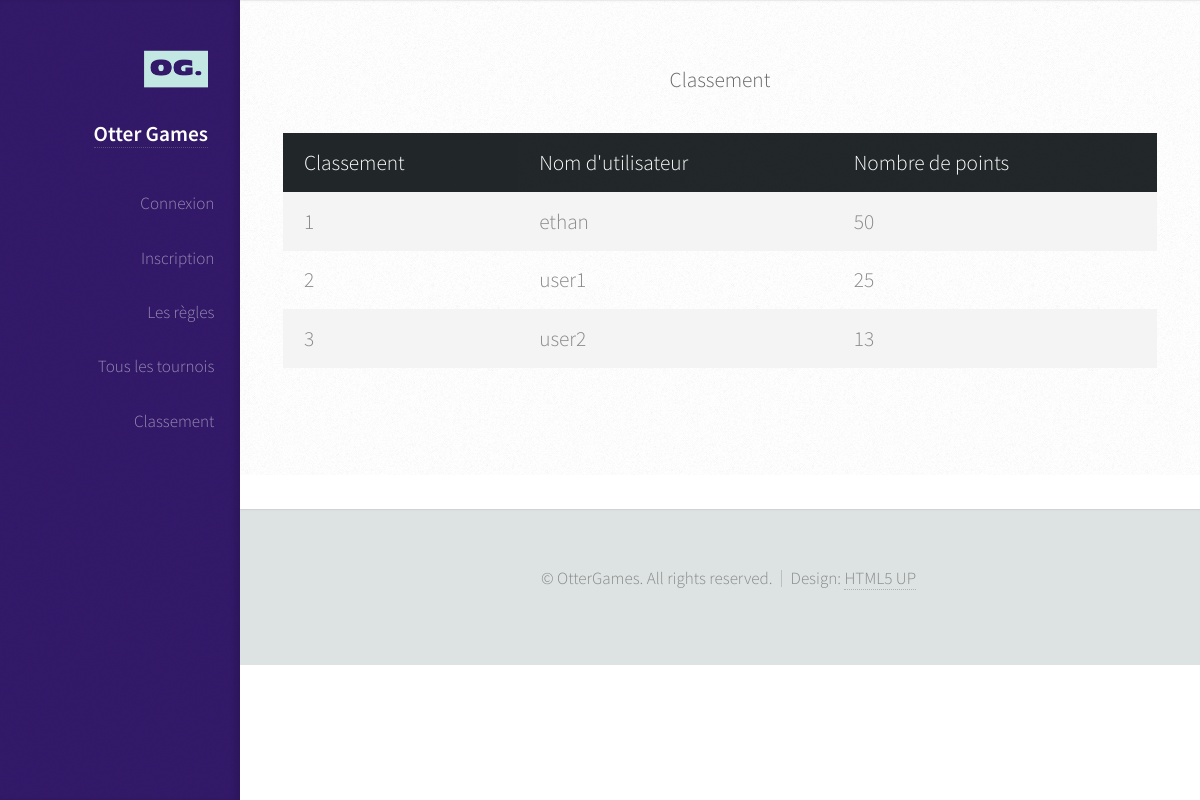
The app's page /leaderboard/, older data.
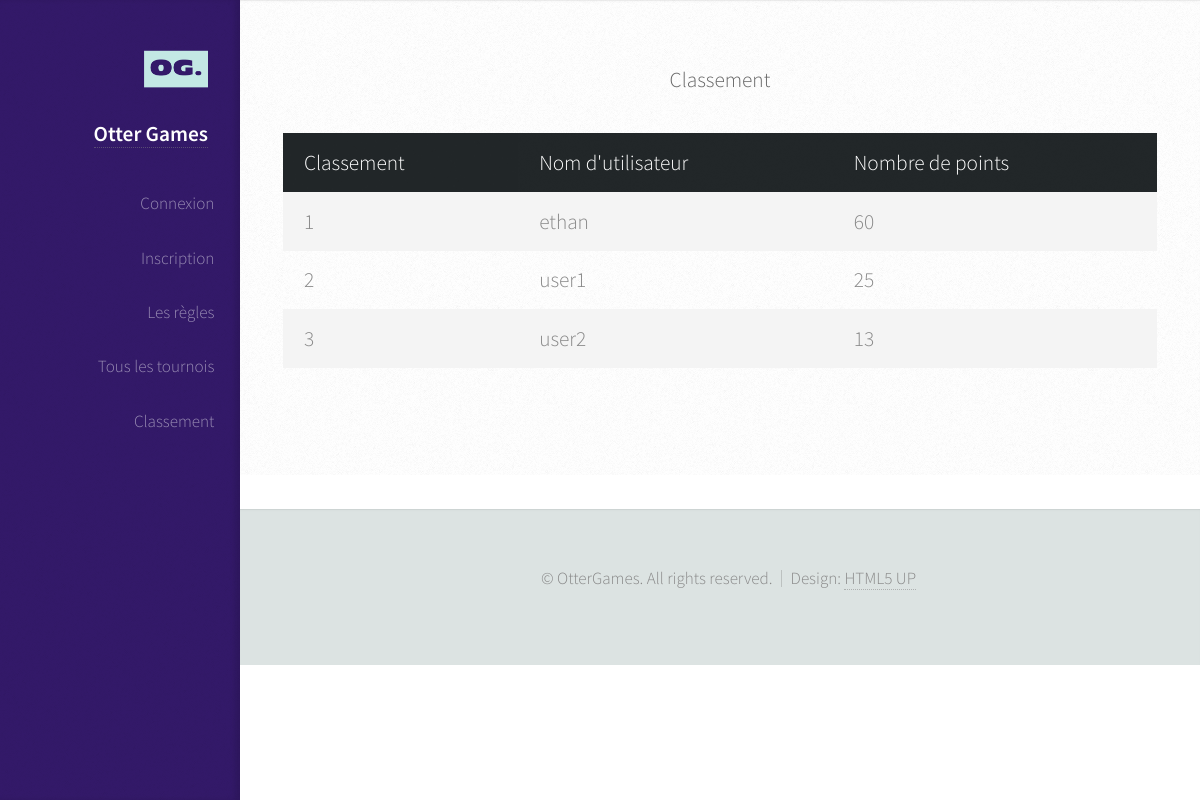
The same page, newer data.
### loginUser/models.py (models this page shows)
class customUser(AbstractUser):
    recompense = models.IntegerField(default=0)

### loginUser/views.py (the view)
# urls.py: path('leaderboard/', views.leaderboard_page,name='leaderboard'),
def leaderboard_page(request):
    competiteurs = customUser.objects.all().order_by("-recompense")
    return render(request, 'leaderboard.html', context={'classement': competiteurs})

### loginUser/templates/leaderboard.html
{% extends "base.html" %}
{% block content %}
    <h1>Classement</h1>
    <br>
    <table>
        <tr>
            <th>Classement</th>
            <th>Nom d'utilisateur</th>
            <th>Nombre de points</th>
        </tr>
        {% for user in classement %}
            <tr>
                <td> {{ forloop.counter }} </td>
                <td> {{ user.username }} </td>
                <td> {{ user.recompense }} </td>
            </tr>
        {% endfor %}
    </table>
{% endblock content %}

Row changes from the older to the newer data that the page shows:
changed customUser "ethan": recompense "50" → "60"
